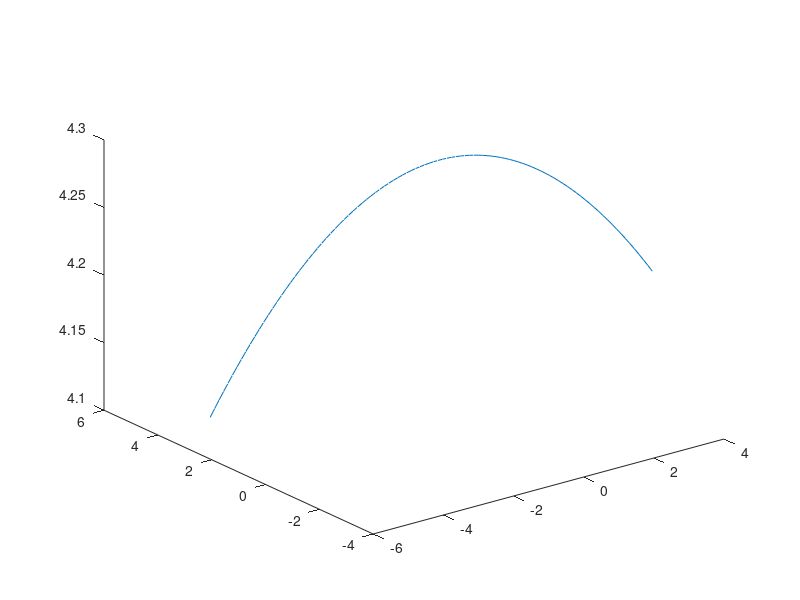

This chart was generated by the following MATLAB code: (Note: this script raises an error after producing the figure.)
clear;
clc
close all;
%% Definição de constantes e coeficientes 

amostras=100;
t = linspace(-5, 5, amostras);



randomz=0.01*randn(1,amostras);
randomx=0*randn(1,amostras);
randomy=0.1*randn(1,amostras);
random_other=randn(1,amostras);

%ponto de origem do inimigo
x0=random_other(3);
y0=random_other(4);
z0=abs(random_other(5));

a=-1*abs(randomz(1));
b=10*abs(random_other(2));

azimute=pi*random_other(6);
%% Gerando trajetorias parabolicas com implementação de ruido de distribuiçao normal (1,0)

x=t.*cos(azimute)+x0;
y=t.*sin(azimute)+y0;

% for n=1:1:amostras
%     x1(n)=x(n)+randomx(n);
% 
% end
% 
% for n=1:1:amostras
%     y1(n)=y(n)+randomy(n);
% 
% end

z = a*(x.^2+y.^2)+b+z0;


distancia_medida=sqrt(z.^2+x.^2+y.^2);

azimute_medido=atan2(y, x);

phi_medido=atan2(sqrt(x.^2 + y.^2), z)

%subplot(2,1,1)
plot3(x, y, z)

% for n=1:1:amostras
% 
%     z1(n)=z(n)+randomz(n);
% 
% end
%% Plotando os gráficos

 
% plot3(x1,y1,z1);
% axis equal
% xlabel('x(t)')
% ylabel('y(t)')
% zlabel('z(t)')





%% COlocando ruido
%[Xi,Yi]=meshgrid(t,t);
%Zi=griddata(x1,y1,z1,Xi,Yi);
%mesh(Xi,Yi,Zi);
%plot3(x1,y1,Zi,'*');



for n=10:1:amostras
    distancia_medida1(n)=distancia_medida(n)+randomx(n);
 
end

for n=10:1:amostras
   azimute_medido1(n)=azimute_medido(n)+randomx(n);
 
end

for n=10:1:amostras
    phi_medido1(n)=phi_medido(n)+randomx(n);
 
 end


%%

out = [distancia_medida1; azimute_medido1; phi_medido1];
writematrix(out, 'LabVIEW\Main Folder\adp.csv');

%subplot(2,1,2)
%plot3(distancia_medida,azimute_medido1,phi_medido1);
